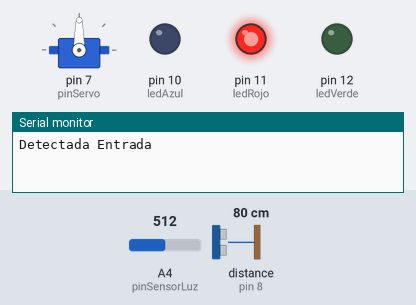
The sketch below on a simulated Arduino Uno, built with avr-gcc and run on an emulated ATmega328P. Parts: servo, output pins drawn as LEDs (lit = HIGH), the last lines printed to the serial monitor. The inputs (shaded band) are chosen by the test bench; at power-on: A4 (pinSensorLuz) = 512, distance to the obstacle (sensor on pin 8) 80 cm. The echo pulse lasts 58.3 µs per cm; pins used as bus, display or sensor lines are not drawn.

Above: at 1.2 s.
1.3 s: A4 (pinSensorLuz) set to 190
2.8 s: A4 (pinSensorLuz) set to 172
11.3 s: A4 (pinSensorLuz) set to 306
At 18.6 s:
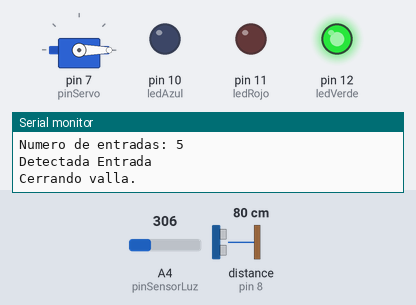
Timing chart, 0 to 19.5 s (numbered marks = the images above; inputs shaded):
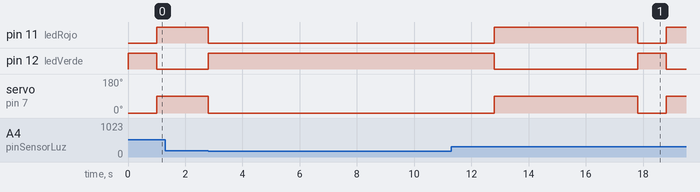

The sketch:

_2.6TiempoYSemaforo.ino
```cpp
#include <Servo.h>
#include <Keypad.h>

Servo servo1;

const byte nfilas = 4;
const byte ncolumnas = 4;
char teclas[nfilas][ncolumnas] = {
  {'1', '2', '3', 'A'},
  {'4', '5', '6', 'B'},
  {'7', '8', '9', 'C'},
  {'*', '0', '#', 'D'}
};

byte pfilas[nfilas] = {2, 3, 4, 5}; // Filas
byte pcolumnas[ncolumnas] = {A0, A1, A2, A3}; //Columnas
Keypad teclado = Keypad( makeKeymap(teclas), pfilas, pcolumnas, nfilas, ncolumnas );

bool configAdmitido;
String bufferLectura = "";
int tiempoAbierta;

const int abierto = 90;
const int cerrado = 0;

const int OSCURO = 180;

const int sensorDistancia = 0;
const int sensorLuz = 1;

int sensorDeteccion;


long tiempoRespuesta;

int pinTrig = 9;
int pinEcho = 8;

int pinServo = 7;

int pinSensorLuz = A4;

bool barreraAbierta;

int numeroEntradas;
int numeroSalidas;

double inicioCuentaTiempo;

int ledVerde = 12;
int ledRojo = 11;
int ledAzul = 10;

// the setup routine runs once when you press reset:
void setup() {
  Serial.begin(9600);
  servo1.attach(pinServo);
  servo1.write(cerrado);
  pinMode(pinTrig , OUTPUT); /* trig envía el pulso ultrasónico */
  pinMode(pinEcho, INPUT); /* Echo capta el rebote del pulso ultrasónico*/
  numeroEntradas = 0;
  numeroSalidas = 0;
  barreraAbierta = false;
  tiempoAbierta = 5000;
  configAdmitido = false;
  pinMode(ledVerde , OUTPUT);
  pinMode(ledRojo , OUTPUT);
  pinMode(ledAzul , OUTPUT);
  digitalWrite(ledVerde,HIGH);
}

void loop() {
  char tecla = teclado.getKey();
  if (tecla != '\0') {
    Serial.println("tecla pulsada: " + String(tecla));
    configurarTiempo(tecla);
  }

  if (!barreraAbierta) {
    if (distancia() < 5) {
      sensorDeteccion = 0;
      servo1.write(abierto);
      barreraAbierta = true;
      digitalWrite(ledRojo,HIGH);
      digitalWrite(ledVerde,LOW);
      inicioCuentaTiempo = millis();
      Serial.print("Detectada Entrada\n");

    } else if (valorLuz() < OSCURO) {
      sensorDeteccion = 1;
      servo1.write(abierto);
      barreraAbierta = true;
      digitalWrite(ledAzul,HIGH);
      digitalWrite(ledVerde,LOW);
      inicioCuentaTiempo = millis();
      Serial.print("Detectada Salida\n");
    }
  } else {
    if (sensorDeteccion == 0 && valorLuz() < OSCURO) {
      servo1.write(cerrado);
      barreraAbierta = false;
      digitalWrite(ledRojo,LOW);
      digitalWrite(ledVerde,HIGH);
      numeroEntradas = numeroEntradas + 1;
      Serial.print("Numero de entradas: ");
      Serial.print(numeroEntradas);
      Serial.print("\n");
      delay(1000);
    } else if (sensorDeteccion == 1 && distancia() < 5) {
      servo1.write(cerrado);
      barreraAbierta = false;
      digitalWrite(ledAzul,LOW);
      digitalWrite(ledVerde,HIGH);
      numeroSalidas += 1;
      Serial.print("Numero de salidas: ");
      Serial.print(numeroSalidas);
      Serial.print("\n");
      delay(1000);
    }
  }

  if (isTiempoSobrepasado()) {
    cerrarVaya();
  }
}

long distancia() {
  long distancia;
  digitalWrite(pinTrig, LOW); /* Por seguridad volvemos a poner el Trig
  a LOW*/
  delayMicroseconds(5);

  digitalWrite(pinTrig, HIGH); /* Emitimos el pulso ultrasónico */
  delayMicroseconds(10);

  tiempoRespuesta = pulseIn(pinEcho, HIGH); /* Medimos la longitud del
  pulso entrante Cuanto tiempo tarda la entrada en pasar de HIGH a LOW
  retorna microsegundos */

  distancia = int(0.017 * tiempoRespuesta); /* Calcular la distancia
  conociendo la velocidad */

  return distancia;
}

int valorLuz() {
  int valorLuz = analogRead(pinSensorLuz);
  return valorLuz;
}

bool isTiempoSobrepasado() {
  if ( millis() - inicioCuentaTiempo >= tiempoAbierta && barreraAbierta) {
    return true;
  }
  return false;
}

void cerrarVaya() {
  barreraAbierta = false;
  digitalWrite(ledRojo,LOW);
  digitalWrite(ledAzul,LOW);
  digitalWrite(ledVerde,HIGH);
  servo1.write(cerrado);
  Serial.print("Cerrando valla.\n");
}

/*
   Metodo para cambiar el tiempo que permanece abierta la barrera.
*/
void configurarTiempo(char tecla) {
  if (tecla != '*' && configAdmitido) {
    bufferLectura = bufferLectura + tecla;
    Serial.println("buffer: " + bufferLectura);
  } else if (tecla == '*' && !configAdmitido) { // es * transformamos a entero
    configAdmitido = true;
  } else if (tecla == '*' && configAdmitido) {
    tiempoAbierta = bufferLectura.toInt();
    bufferLectura = ""; // reinicio
    configAdmitido = false;
  }
}
```

Measured:
- after the input at 1.3 s, every drawn part: stays the same
- after the input at 11.3 s, pin 11 (ledRojo): LOW → HIGH after 1.5 s, → LOW 5.0 s later, → HIGH 1.0 s later; pin 12 (ledVerde): HIGH → LOW after 1.5 s, → HIGH 5.0 s later, → LOW 1.0 s later; servo on pin 7 (pinServo): 0° → 90° after 1.5 s, → 0° 5.0 s later, → 90° 1.0 s later
